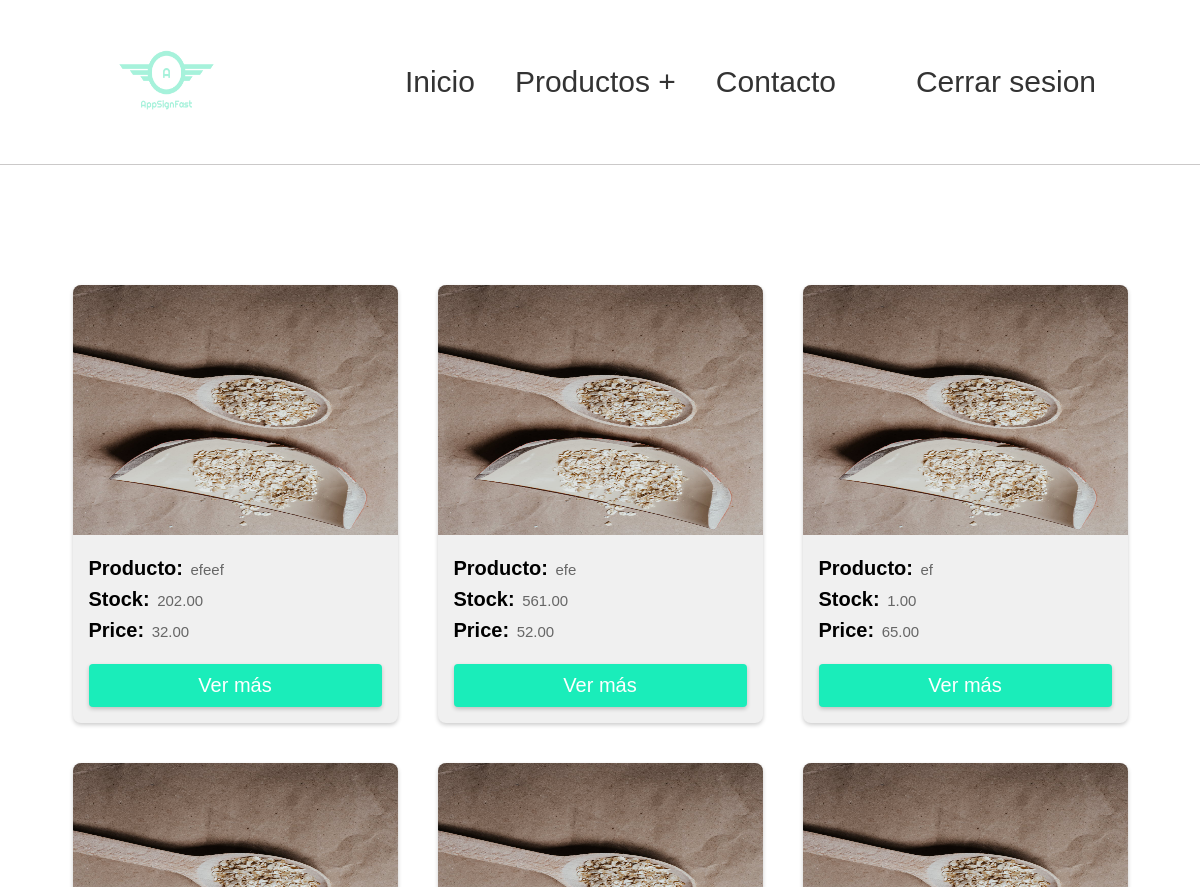
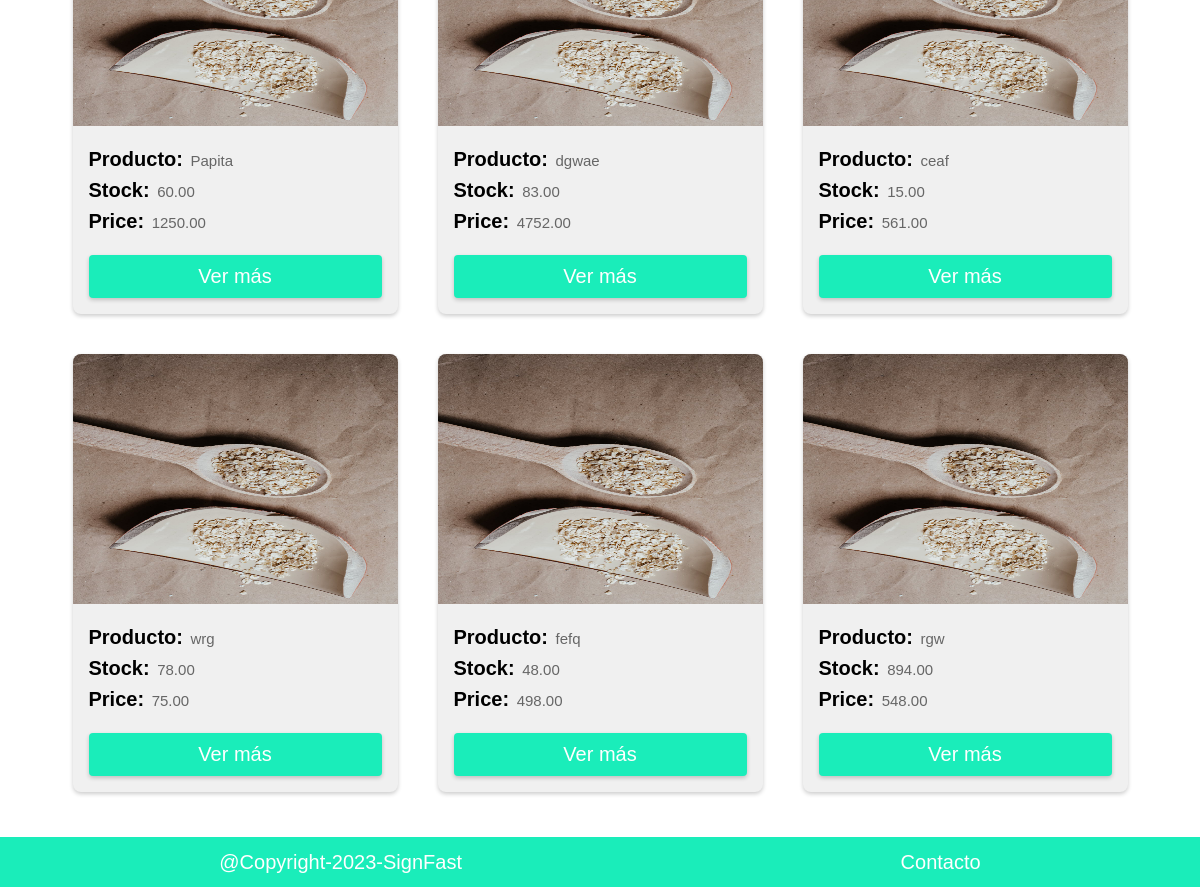
/product/ (signed in), run on an earlier commit of the app's database (2 pictures, top to bottom).
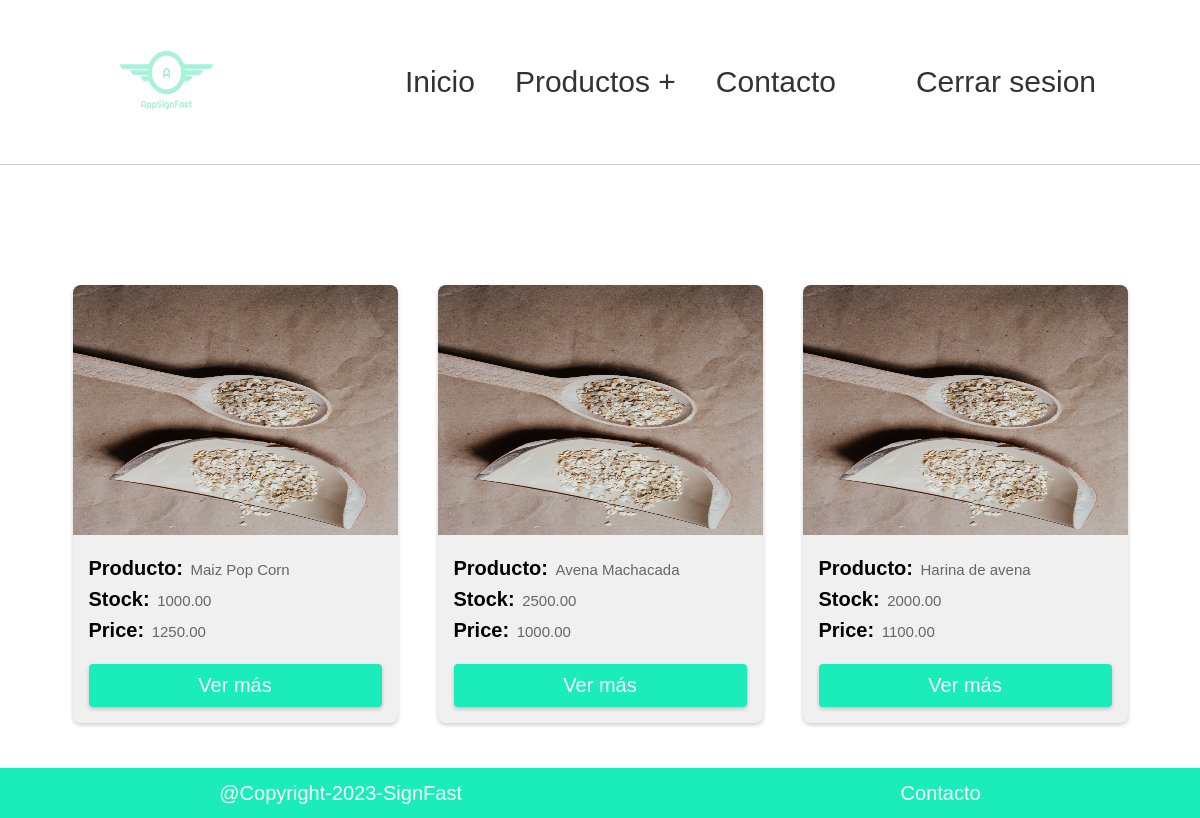
And on a later commit of the database.
### productApp/models.py (models this page shows, shortened)
class Product(models.Model):
    codigo = models.IntegerField(primary_key=True)
    nombre_producto = models.CharField(max_length=100)
    precio = models.DecimalField(null=True, max_digits=10, decimal_places=2)
    stock = models.DecimalField(null=True, max_digits=10, decimal_places=2)
    descripcion = models.CharField(max_length=150, null=True)
    img_producto = models.ImageField(upload_to="products",null=True)
    class meta:
        verbose_name = 'product'
        verbose_name_plural = 'products'

### productApp/views/vProductList.py (the view)
# urls.py: path("", login_required(vProductList.productList), name="productList"),
def productList(request):
    productos = Product.objects.all()[:9]
    return render(request, "productList.html", {'productos' : productos})

### productApp/templates/productList.html (shortened to what this page needs)
{% extends 'base.html' %}
{% block content%}
{% load static %}
<link rel="stylesheet" href="{% static 'css/css-productList.css' %}">
<section class="card__container">
    {% for producto in productos %}
        <div class="card">
            <img src="{% static 'img/avena.jpg'%}" alt="">
            <div class="card--content">
                <P class="title"><strong>Producto:</strong>
                    <span class="sub--title">{{ producto.nombre_producto }}</span>
                </P>
                <P class="title"><strong>Stock:</strong>
                    <span class="sub--title">{{ producto.stock }}</span>
                </P>
                <P class="title"><strong>Price:</strong>
                    <span class="sub--title">{{ producto.precio }}</span>
                </P>
                <a href="" class="btn">Ver más</a>
            </div>
        </div>
    {% endfor %}
</section>
</body>
</html>
{% endblock content%}

### template/base.html (shortened to what this page needs)
{% load static %}
<!DOCTYPE html>
<html lang="en">
<head>
    <link rel="stylesheet" href="{% static 'base/css-base.css' %}">
</head>
<body>
    <header>
        <div class="banner__logo">
            <img src="{% static 'img/logo.png' %}" alt="">
        </div>
        <nav class="navbar">
            <ul>
                <li><a href="{% url 'home' %}">Inicio</a></li>
                <li>
                    <a>Productos +</a>
                </li>
                <li><a href="{% url 'email' %}">Contacto</a></li>
                {% if user.is_authenticated %}
                    <li>
                        <a href="#">{{user.first_name}} </a>
                    </li>
                    <li>
                        <a href="{% url 'cerrarSesion' %}">Cerrar sesion </a>
                    </li>
                {% else %}
                    <li>
                        <a href="{% url 'iniciarSesion' %}">Iniciar sesion </a>
                    </li>
                {% endif %}
            </ul>
        </nav>
    </header>
    {% block content %}
    {% endblock %}
<footer>
    <span>@Copyright-2023-SignFast</span>
    <span>Contacto</span>
</footer>
</body>
</html>

### static/base/css-base.css (style rules this page uses)
* { margin: 0; padding: 0; font-family: sans-serif; }
body { min-height: 100vh; }
header { position:relative; top: 0; left: 0; right: 0; background: #ffffff ; border-bottom: solid #a5a2a294 1px; padding: 20px 7%; display: flex; align-items: center; justify-content: space-between; }
header .navbar ul { list-style: none; }
header .navbar ul li { position: relative; float: left; }
header a { text-decoration: none; }
header .navbar ul li a { font-size: 30px; padding: 20px; color: #333; display: block; }
.banner__logo { padding-left: 15px; }
.banner__logo img { width: 120px; height: 120px; padding-left: 15px; }
footer { margin-top: 25px; height: 50px; display: flex; flex-direction: row; justify-content: space-around; align-items: center; background-color: #1AEDBA; color: #fff; font-size: 20px; }

### productApp/static/css/css-productList.css (style rules this page uses)
* { margin: 0; padding: 0; font-family: sans-serif; box-sizing: border-box; }
.card__container { display: flex; justify-content: center; flex-wrap: wrap; margin-top: 100px; }
.card { width: 325px; background-color: #f0f0f0; border-radius: 8px; overflow: hidden; box-shadow: 0px 2px 4px rgba(0,0,0,0.2); margin: 20px; }
.card img { width: 100%; height: 250px; }
.card--content { padding: 16px; }
.card--content p { color: black; font-size: 20px; line-height: 1.3; margin-bottom: 5px; }
.card--content span { color: #666; font-size: 15px; line-height: 1.3; margin-left: 2px; }
.card--content .btn { display: inline-block; padding: 10px; width: 100%; background-color: #1AEDBA; text-decoration: none; text-align: center; font-size: 20px; border-radius: 4px; margin-top: 16px; color: #fff; box-shadow: 0px 2px 4px rgba(0,0,0,0.2); }

What changed in the data, as far as the page shows it:
removed Product: nombre_producto "efeef", stock "202.00", precio "32.00"
removed Product: nombre_producto "efe", stock "561.00", precio "52.00"
removed Product: nombre_producto "ef", stock "1.00", precio "65.00"
removed Product: nombre_producto "Papita", stock "60.00", precio "1250.00"
removed Product: nombre_producto "dgwae", stock "83.00", precio "4752.00"
removed Product: nombre_producto "ceaf", stock "15.00", precio "561.00"
removed Product: nombre_producto "wrg", stock "78.00", precio "75.00"
removed Product: nombre_producto "fefq", stock "48.00", precio "498.00"
removed Product: nombre_producto "rgw", stock "894.00", precio "548.00"
added Product: nombre_producto "Maiz Pop Corn", stock "1000.00", precio "1250.00"
added Product: nombre_producto "Avena Machacada", stock "2500.00", precio "1000.00"
added Product: nombre_producto "Harina de avena", stock "2000.00", precio "1100.00"
